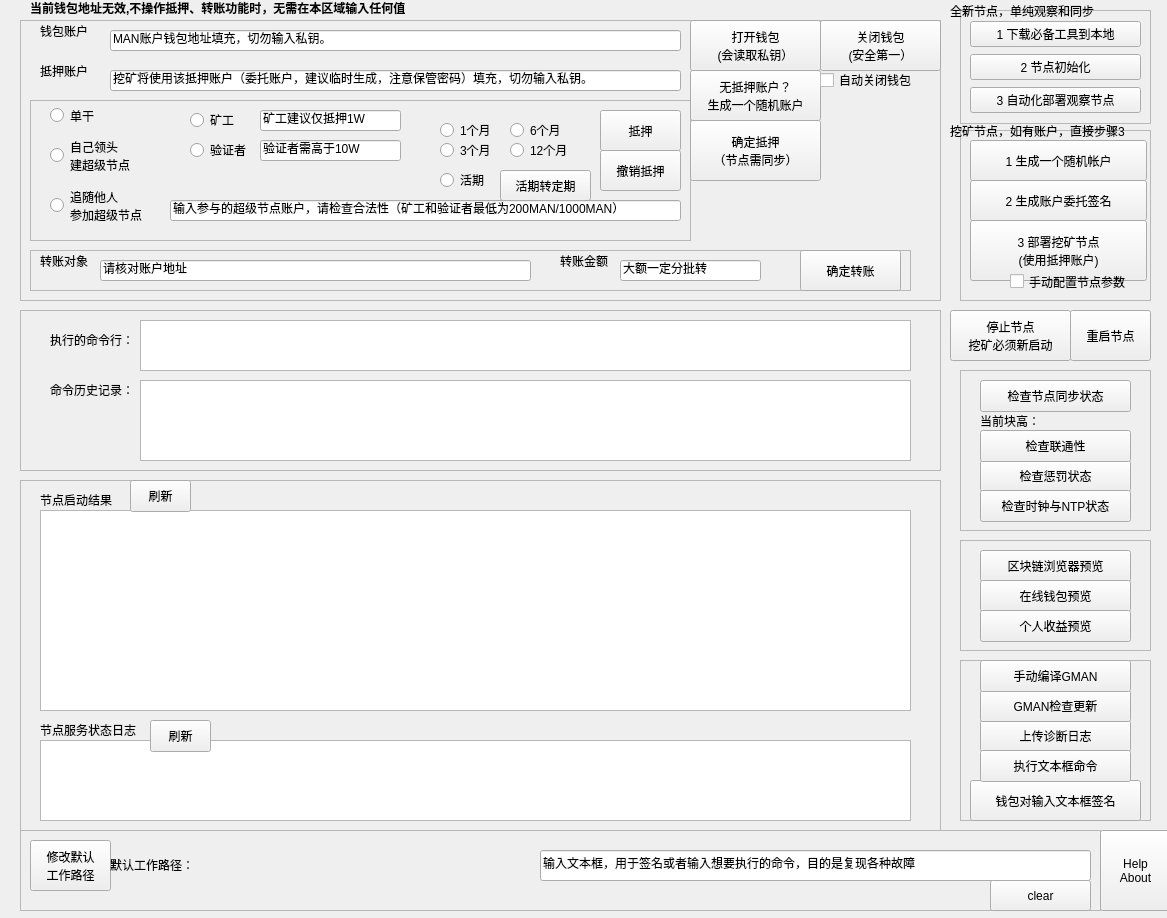
<?xml version="1.0" encoding="UTF-8"?>
<ui version="4.0">
 <class>MainWindow</class>
 <widget class="QMainWindow" name="MainWindow">
  <property name="geometry">
   <rect>
    <x>0</x>
    <y>0</y>
    <width>1167</width>
    <height>918</height>
   </rect>
  </property>
  <property name="windowTitle">
   <string>MATRIX节点部署工具</string>
  </property>
  <widget class="QWidget" name="centralWidget">
   <widget class="QFrame" name="frame">
    <property name="geometry">
     <rect>
      <x>20</x>
      <y>20</y>
      <width>921</width>
      <height>281</height>
     </rect>
    </property>
    <property name="frameShape">
     <enum>QFrame::StyledPanel</enum>
    </property>
    <property name="frameShadow">
     <enum>QFrame::Raised</enum>
    </property>
    <widget class="QPushButton" name="GenerateA1">
     <property name="geometry">
      <rect>
       <x>670</x>
       <y>50</y>
       <width>131</width>
       <height>51</height>
      </rect>
     </property>
     <property name="text">
      <string>无抵押账户？
生成一个随机账户</string>
     </property>
    </widget>
    <widget class="QRadioButton" name="ValidatorradioButton">
     <property name="geometry">
      <rect>
       <x>170</x>
       <y>120</y>
       <width>61</width>
       <height>20</height>
      </rect>
     </property>
     <property name="text">
      <string>验证者</string>
     </property>
    </widget>
    <widget class="QLineEdit" name="VDepositValue">
     <property name="geometry">
      <rect>
       <x>240</x>
       <y>120</y>
       <width>141</width>
       <height>21</height>
      </rect>
     </property>
     <property name="text">
      <string>验证者需高于10W</string>
     </property>
    </widget>
    <widget class="QLabel" name="label_3">
     <property name="geometry">
      <rect>
       <x>20</x>
       <y>0</y>
       <width>51</width>
       <height>21</height>
      </rect>
     </property>
     <property name="text">
      <string>钱包账户</string>
     </property>
    </widget>
    <widget class="QLineEdit" name="WalletAddress">
     <property name="geometry">
      <rect>
       <x>90</x>
       <y>10</y>
       <width>571</width>
       <height>21</height>
      </rect>
     </property>
     <property name="text">
      <string>MAN账户钱包地址填充，切勿输入私钥。</string>
     </property>
    </widget>
    <widget class="QLabel" name="label_10">
     <property name="geometry">
      <rect>
       <x>20</x>
       <y>40</y>
       <width>51</width>
       <height>21</height>
      </rect>
     </property>
     <property name="text">
      <string>抵押账户</string>
     </property>
    </widget>
    <widget class="QLineEdit" name="entrustAccount">
     <property name="geometry">
      <rect>
       <x>90</x>
       <y>50</y>
       <width>571</width>
       <height>21</height>
      </rect>
     </property>
     <property name="text">
      <string>挖矿将使用该抵押账户（委托账户，建议临时生成，注意保管密码）填充，切勿输入私钥。</string>
     </property>
    </widget>
    <widget class="QPushButton" name="CloseWallet">
     <property name="geometry">
      <rect>
       <x>800</x>
       <y>0</y>
       <width>121</width>
       <height>51</height>
      </rect>
     </property>
     <property name="text">
      <string>关闭钱包
(安全第一）</string>
     </property>
    </widget>
    <widget class="QPushButton" name="ConfirmWalletOP">
     <property name="geometry">
      <rect>
       <x>670</x>
       <y>100</y>
       <width>131</width>
       <height>61</height>
      </rect>
     </property>
     <property name="text">
      <string>确定抵押
（节点需同步）</string>
     </property>
    </widget>
    <widget class="QPushButton" name="OpenWallet">
     <property name="geometry">
      <rect>
       <x>670</x>
       <y>0</y>
       <width>131</width>
       <height>51</height>
      </rect>
     </property>
     <property name="text">
      <string>打开钱包
(会读取私钥）</string>
     </property>
    </widget>
    <widget class="QCheckBox" name="AutoCloseWallet">
     <property name="geometry">
      <rect>
       <x>800</x>
       <y>50</y>
       <width>101</width>
       <height>20</height>
      </rect>
     </property>
     <property name="text">
      <string>自动关闭钱包</string>
     </property>
    </widget>
    <widget class="QFrame" name="frame_10">
     <property name="geometry">
      <rect>
       <x>10</x>
       <y>80</y>
       <width>661</width>
       <height>141</height>
      </rect>
     </property>
     <property name="frameShape">
      <enum>QFrame::StyledPanel</enum>
     </property>
     <property name="frameShadow">
      <enum>QFrame::Raised</enum>
     </property>
     <widget class="QPushButton" name="Current2Fixed">
      <property name="geometry">
       <rect>
        <x>470</x>
        <y>70</y>
        <width>91</width>
        <height>31</height>
       </rect>
      </property>
      <property name="toolTip">
       <string>生成命令行，并启动节点</string>
      </property>
      <property name="text">
       <string>活期转定期</string>
      </property>
     </widget>
     <widget class="QRadioButton" name="FollowSuperNode">
      <property name="geometry">
       <rect>
        <x>20</x>
        <y>80</y>
        <width>100</width>
        <height>51</height>
       </rect>
      </property>
      <property name="text">
       <string>追随他人
参加超级节点</string>
      </property>
     </widget>
     <widget class="QRadioButton" name="Fixed3MradioButton">
      <property name="geometry">
       <rect>
        <x>410</x>
        <y>40</y>
        <width>61</width>
        <height>20</height>
       </rect>
      </property>
      <property name="text">
       <string>3个月</string>
      </property>
     </widget>
     <widget class="QRadioButton" name="Fixed6MradioButton">
      <property name="geometry">
       <rect>
        <x>480</x>
        <y>20</y>
        <width>61</width>
        <height>20</height>
       </rect>
      </property>
      <property name="text">
       <string>6个月</string>
      </property>
     </widget>
     <widget class="QRadioButton" name="CurrentradioButton">
      <property name="geometry">
       <rect>
        <x>410</x>
        <y>70</y>
        <width>61</width>
        <height>20</height>
       </rect>
      </property>
      <property name="text">
       <string>活期</string>
      </property>
     </widget>
     <widget class="QPushButton" name="Deposit">
      <property name="geometry">
       <rect>
        <x>570</x>
        <y>10</y>
        <width>81</width>
        <height>41</height>
       </rect>
      </property>
      <property name="toolTip">
       <string>生成命令行，并启动节点</string>
      </property>
      <property name="text">
       <string>抵押</string>
      </property>
     </widget>
     <widget class="QPushButton" name="DecreaseDeposit">
      <property name="geometry">
       <rect>
        <x>570</x>
        <y>50</y>
        <width>81</width>
        <height>41</height>
       </rect>
      </property>
      <property name="toolTip">
       <string>生成命令行，并启动节点</string>
      </property>
      <property name="text">
       <string>撤销抵押</string>
      </property>
     </widget>
     <widget class="QRadioButton" name="Fixed1MradioButton">
      <property name="geometry">
       <rect>
        <x>410</x>
        <y>20</y>
        <width>61</width>
        <height>20</height>
       </rect>
      </property>
      <property name="text">
       <string>1个月</string>
      </property>
     </widget>
     <widget class="QRadioButton" name="Fixed12Mradiobutton">
      <property name="geometry">
       <rect>
        <x>480</x>
        <y>40</y>
        <width>61</width>
        <height>20</height>
       </rect>
      </property>
      <property name="text">
       <string>12个月</string>
      </property>
     </widget>
     <widget class="QLineEdit" name="WorkAccount">
      <property name="geometry">
       <rect>
        <x>140</x>
        <y>100</y>
        <width>511</width>
        <height>21</height>
       </rect>
      </property>
      <property name="text">
       <string>输入参与的超级节点账户，请检查合法性（矿工和验证者最低为200MAN/1000MAN）</string>
      </property>
     </widget>
     <widget class="QRadioButton" name="CreateSuperNode">
      <property name="geometry">
       <rect>
        <x>20</x>
        <y>30</y>
        <width>100</width>
        <height>51</height>
       </rect>
      </property>
      <property name="text">
       <string>自己领头
建超级节点</string>
      </property>
     </widget>
     <widget class="QRadioButton" name="NormalNode">
      <property name="geometry">
       <rect>
        <x>20</x>
        <y>0</y>
        <width>100</width>
        <height>31</height>
       </rect>
      </property>
      <property name="text">
       <string>单干</string>
      </property>
     </widget>
     <widget class="QLineEdit" name="MDepositValue">
      <property name="geometry">
       <rect>
        <x>230</x>
        <y>10</y>
        <width>141</width>
        <height>21</height>
       </rect>
      </property>
      <property name="text">
       <string>矿工建议仅抵押1W</string>
      </property>
     </widget>
     <widget class="QRadioButton" name="MinerradioButton">
      <property name="geometry">
       <rect>
        <x>160</x>
        <y>10</y>
        <width>51</width>
        <height>20</height>
       </rect>
      </property>
      <property name="text">
       <string>矿工 </string>
      </property>
     </widget>
    </widget>
    <widget class="QLabel" name="label_9">
     <property name="geometry">
      <rect>
       <x>540</x>
       <y>230</y>
       <width>51</width>
       <height>21</height>
      </rect>
     </property>
     <property name="text">
      <string>转账金额</string>
     </property>
    </widget>
    <widget class="QFrame" name="frame_11">
     <property name="geometry">
      <rect>
       <x>10</x>
       <y>230</y>
       <width>881</width>
       <height>41</height>
      </rect>
     </property>
     <property name="frameShape">
      <enum>QFrame::StyledPanel</enum>
     </property>
     <property name="frameShadow">
      <enum>QFrame::Raised</enum>
     </property>
     <widget class="QLineEdit" name="TransferWalletAddress">
      <property name="geometry">
       <rect>
        <x>70</x>
        <y>10</y>
        <width>431</width>
        <height>21</height>
       </rect>
      </property>
      <property name="text">
       <string>请核对账户地址</string>
      </property>
     </widget>
     <widget class="QLabel" name="label_4">
      <property name="geometry">
       <rect>
        <x>10</x>
        <y>0</y>
        <width>51</width>
        <height>21</height>
       </rect>
      </property>
      <property name="text">
       <string>转账对象</string>
      </property>
     </widget>
     <widget class="QPushButton" name="TransferCash">
      <property name="geometry">
       <rect>
        <x>770</x>
        <y>0</y>
        <width>101</width>
        <height>41</height>
       </rect>
      </property>
      <property name="text">
       <string>确定转账</string>
      </property>
     </widget>
     <widget class="QLineEdit" name="TransferValue">
      <property name="geometry">
       <rect>
        <x>590</x>
        <y>10</y>
        <width>141</width>
        <height>21</height>
       </rect>
      </property>
      <property name="text">
       <string>大额一定分批转</string>
      </property>
     </widget>
    </widget>
    <zorder>frame_11</zorder>
    <zorder>frame_10</zorder>
    <zorder>GenerateA1</zorder>
    <zorder>ValidatorradioButton</zorder>
    <zorder>VDepositValue</zorder>
    <zorder>label_3</zorder>
    <zorder>WalletAddress</zorder>
    <zorder>label_10</zorder>
    <zorder>entrustAccount</zorder>
    <zorder>CloseWallet</zorder>
    <zorder>ConfirmWalletOP</zorder>
    <zorder>OpenWallet</zorder>
    <zorder>AutoCloseWallet</zorder>
    <zorder>label_9</zorder>
   </widget>
   <widget class="QFrame" name="frame_2">
    <property name="geometry">
     <rect>
      <x>960</x>
      <y>10</y>
      <width>191</width>
      <height>114</height>
     </rect>
    </property>
    <property name="frameShape">
     <enum>QFrame::StyledPanel</enum>
    </property>
    <property name="frameShadow">
     <enum>QFrame::Raised</enum>
    </property>
    <layout class="QVBoxLayout" name="verticalLayout">
     <item>
      <widget class="QPushButton" name="DownloadTools">
       <property name="toolTip">
        <string>从MATRIX主页下载文件，并放到当前目录下，下载后自动解压，并放在Work目录下</string>
       </property>
       <property name="layoutDirection">
        <enum>Qt::LeftToRight</enum>
       </property>
       <property name="text">
        <string>1 下载必备工具到本地</string>
       </property>
      </widget>
     </item>
     <item>
      <widget class="QPushButton" name="NodeInit">
       <property name="toolTip">
        <string>生成MAN.json文件，只需要运行一次</string>
       </property>
       <property name="layoutDirection">
        <enum>Qt::LeftToRight</enum>
       </property>
       <property name="text">
        <string>2 节点初始化</string>
       </property>
      </widget>
     </item>
     <item>
      <widget class="QPushButton" name="NewNodeDepoly">
       <property name="toolTip">
        <string>启动一个观察节点，其中这个节点可以帮助同步，如果不能正确启动，请运行本框内的步骤1和2</string>
       </property>
       <property name="layoutDirection">
        <enum>Qt::LeftToRight</enum>
       </property>
       <property name="text">
        <string>3 自动化部署观察节点</string>
       </property>
      </widget>
     </item>
    </layout>
   </widget>
   <widget class="QFrame" name="frame_3">
    <property name="geometry">
     <rect>
      <x>960</x>
      <y>370</y>
      <width>191</width>
      <height>161</height>
     </rect>
    </property>
    <property name="frameShape">
     <enum>QFrame::StyledPanel</enum>
    </property>
    <property name="frameShadow">
     <enum>QFrame::Raised</enum>
    </property>
    <widget class="QPushButton" name="CheckPunish">
     <property name="geometry">
      <rect>
       <x>20</x>
       <y>90</y>
       <width>151</width>
       <height>32</height>
      </rect>
     </property>
     <property name="toolTip">
      <string>检查是否在VIP选举中的黑名单。列入黑名单的原因包括端口不开，不出块等。</string>
     </property>
     <property name="text">
      <string>检查惩罚状态</string>
     </property>
    </widget>
    <widget class="QPushButton" name="CheckNodeConnection">
     <property name="geometry">
      <rect>
       <x>20</x>
       <y>60</y>
       <width>151</width>
       <height>32</height>
      </rect>
     </property>
     <property name="toolTip">
      <string>检查本节点是否与其它节点联通</string>
     </property>
     <property name="text">
      <string>检查联通性</string>
     </property>
    </widget>
    <widget class="QPushButton" name="CheckNodeSyncNTP">
     <property name="geometry">
      <rect>
       <x>20</x>
       <y>120</y>
       <width>151</width>
       <height>32</height>
      </rect>
     </property>
     <property name="toolTip">
      <string>检查时钟是否同步，这个是节点不同步或者被列入黑名单的关键</string>
     </property>
     <property name="text">
      <string>检查时钟与NTP状态</string>
     </property>
    </widget>
    <widget class="QPushButton" name="CheckNodeSyncStatus">
     <property name="geometry">
      <rect>
       <x>20</x>
       <y>10</y>
       <width>151</width>
       <height>32</height>
      </rect>
     </property>
     <property name="toolTip">
      <string>通过IPC或者RPC检查本节点的状态</string>
     </property>
     <property name="text">
      <string>检查节点同步状态</string>
     </property>
    </widget>
    <widget class="QLabel" name="labelCurrentBlockHeight">
     <property name="geometry">
      <rect>
       <x>20</x>
       <y>40</y>
       <width>161</width>
       <height>21</height>
      </rect>
     </property>
     <property name="text">
      <string>当前块高：</string>
     </property>
    </widget>
   </widget>
   <widget class="QFrame" name="frame_4">
    <property name="geometry">
     <rect>
      <x>960</x>
      <y>540</y>
      <width>191</width>
      <height>111</height>
     </rect>
    </property>
    <property name="frameShape">
     <enum>QFrame::StyledPanel</enum>
    </property>
    <property name="frameShadow">
     <enum>QFrame::Raised</enum>
    </property>
    <widget class="QPushButton" name="OpenExplorer">
     <property name="geometry">
      <rect>
       <x>20</x>
       <y>10</y>
       <width>151</width>
       <height>32</height>
      </rect>
     </property>
     <property name="toolTip">
      <string>打开MATRIX主页</string>
     </property>
     <property name="text">
      <string>区块链浏览器预览</string>
     </property>
    </widget>
    <widget class="QPushButton" name="OpenExplorerWallet">
     <property name="geometry">
      <rect>
       <x>20</x>
       <y>40</y>
       <width>151</width>
       <height>32</height>
      </rect>
     </property>
     <property name="toolTip">
      <string>打开钱包</string>
     </property>
     <property name="text">
      <string>在线钱包预览</string>
     </property>
    </widget>
    <widget class="QPushButton" name="OpenExplorerAccount">
     <property name="geometry">
      <rect>
       <x>20</x>
       <y>70</y>
       <width>151</width>
       <height>32</height>
      </rect>
     </property>
     <property name="toolTip">
      <string>看看你有多少收益</string>
     </property>
     <property name="text">
      <string>个人收益预览</string>
     </property>
    </widget>
   </widget>
   <widget class="QFrame" name="frame_6">
    <property name="geometry">
     <rect>
      <x>20</x>
      <y>310</y>
      <width>921</width>
      <height>161</height>
     </rect>
    </property>
    <property name="frameShape">
     <enum>QFrame::StyledPanel</enum>
    </property>
    <property name="frameShadow">
     <enum>QFrame::Raised</enum>
    </property>
    <widget class="QLabel" name="label_6">
     <property name="geometry">
      <rect>
       <x>30</x>
       <y>20</y>
       <width>101</width>
       <height>20</height>
      </rect>
     </property>
     <property name="text">
      <string>执行的命令行：</string>
     </property>
    </widget>
    <widget class="QLabel" name="label_7">
     <property name="geometry">
      <rect>
       <x>30</x>
       <y>70</y>
       <width>101</width>
       <height>20</height>
      </rect>
     </property>
     <property name="text">
      <string>命令历史记录：</string>
     </property>
    </widget>
    <widget class="QListWidget" name="listWidget">
     <property name="geometry">
      <rect>
       <x>120</x>
       <y>70</y>
       <width>771</width>
       <height>81</height>
      </rect>
     </property>
    </widget>
    <widget class="QPlainTextEdit" name="cmdLogText">
     <property name="geometry">
      <rect>
       <x>120</x>
       <y>10</y>
       <width>771</width>
       <height>51</height>
      </rect>
     </property>
     <property name="statusTip">
      <string>当前执行的命令，可以copy Paste</string>
     </property>
    </widget>
   </widget>
   <widget class="QFrame" name="frame_7">
    <property name="geometry">
     <rect>
      <x>20</x>
      <y>480</y>
      <width>921</width>
      <height>351</height>
     </rect>
    </property>
    <property name="frameShape">
     <enum>QFrame::StyledPanel</enum>
    </property>
    <property name="frameShadow">
     <enum>QFrame::Raised</enum>
    </property>
    <widget class="QTextBrowser" name="NodeBootLogText">
     <property name="geometry">
      <rect>
       <x>20</x>
       <y>30</y>
       <width>871</width>
       <height>201</height>
      </rect>
     </property>
    </widget>
    <widget class="QTextBrowser" name="NodeServiceText">
     <property name="geometry">
      <rect>
       <x>20</x>
       <y>260</y>
       <width>871</width>
       <height>81</height>
      </rect>
     </property>
    </widget>
    <widget class="QLabel" name="label">
     <property name="geometry">
      <rect>
       <x>20</x>
       <y>10</y>
       <width>81</width>
       <height>20</height>
      </rect>
     </property>
     <property name="text">
      <string>节点启动结果</string>
     </property>
    </widget>
    <widget class="QPushButton" name="NodeStartLogRefresh">
     <property name="geometry">
      <rect>
       <x>110</x>
       <y>0</y>
       <width>61</width>
       <height>32</height>
      </rect>
     </property>
     <property name="toolTip">
      <string>生成命令行，并启动节点</string>
     </property>
     <property name="text">
      <string>刷新</string>
     </property>
    </widget>
    <widget class="QLabel" name="label_5">
     <property name="geometry">
      <rect>
       <x>20</x>
       <y>240</y>
       <width>111</width>
       <height>20</height>
      </rect>
     </property>
     <property name="text">
      <string>节点服务状态日志</string>
     </property>
    </widget>
    <widget class="QPushButton" name="NodeServiceRefresh">
     <property name="geometry">
      <rect>
       <x>130</x>
       <y>240</y>
       <width>61</width>
       <height>32</height>
      </rect>
     </property>
     <property name="toolTip">
      <string>生成命令行，并启动节点</string>
     </property>
     <property name="text">
      <string>刷新</string>
     </property>
    </widget>
   </widget>
   <widget class="QFrame" name="frame_8">
    <property name="geometry">
     <rect>
      <x>20</x>
      <y>830</y>
      <width>1081</width>
      <height>81</height>
     </rect>
    </property>
    <property name="frameShape">
     <enum>QFrame::StyledPanel</enum>
    </property>
    <property name="frameShadow">
     <enum>QFrame::Raised</enum>
    </property>
    <widget class="QPushButton" name="SetDefaultWorkDir">
     <property name="geometry">
      <rect>
       <x>10</x>
       <y>10</y>
       <width>81</width>
       <height>51</height>
      </rect>
     </property>
     <property name="toolTip">
      <string>生成命令行，并启动节点</string>
     </property>
     <property name="text">
      <string>修改默认
工作路径</string>
     </property>
    </widget>
    <widget class="QLabel" name="DefaultWorkDirLabel">
     <property name="geometry">
      <rect>
       <x>90</x>
       <y>19</y>
       <width>421</width>
       <height>31</height>
      </rect>
     </property>
     <property name="text">
      <string>默认工作路径：</string>
     </property>
    </widget>
    <widget class="QLineEdit" name="LineEditInput">
     <property name="geometry">
      <rect>
       <x>520</x>
       <y>20</y>
       <width>551</width>
       <height>31</height>
      </rect>
     </property>
     <property name="text">
      <string>输入文本框，用于签名或者输入想要执行的命令，目的是复现各种故障</string>
     </property>
    </widget>
    <widget class="QPushButton" name="pushButtonClearLineInput">
     <property name="geometry">
      <rect>
       <x>970</x>
       <y>50</y>
       <width>101</width>
       <height>31</height>
      </rect>
     </property>
     <property name="toolTip">
      <string>清除文本命令输入框</string>
     </property>
     <property name="text">
      <string>clear</string>
     </property>
    </widget>
   </widget>
   <widget class="QFrame" name="frame_9">
    <property name="geometry">
     <rect>
      <x>960</x>
      <y>660</y>
      <width>191</width>
      <height>161</height>
     </rect>
    </property>
    <property name="frameShape">
     <enum>QFrame::StyledPanel</enum>
    </property>
    <property name="frameShadow">
     <enum>QFrame::Raised</enum>
    </property>
    <widget class="QPushButton" name="GenerateRandomAccountAddress_2">
     <property name="geometry">
      <rect>
       <x>10</x>
       <y>120</y>
       <width>171</width>
       <height>41</height>
      </rect>
     </property>
     <property name="toolTip">
      <string>对文本框的内容签名，用于各种特殊应用</string>
     </property>
     <property name="text">
      <string>钱包对输入文本框签名</string>
     </property>
    </widget>
    <widget class="QPushButton" name="UploadLog">
     <property name="geometry">
      <rect>
       <x>20</x>
       <y>60</y>
       <width>151</width>
       <height>32</height>
      </rect>
     </property>
     <property name="toolTip">
      <string>上传本地debug日志</string>
     </property>
     <property name="text">
      <string>上传诊断日志</string>
     </property>
    </widget>
    <widget class="QPushButton" name="CheckGMANVersion">
     <property name="geometry">
      <rect>
       <x>20</x>
       <y>30</y>
       <width>151</width>
       <height>32</height>
      </rect>
     </property>
     <property name="toolTip">
      <string>看看是否有新版本GMAN下载</string>
     </property>
     <property name="text">
      <string>GMAN检查更新</string>
     </property>
    </widget>
    <widget class="QPushButton" name="CompileGAN">
     <property name="geometry">
      <rect>
       <x>20</x>
       <y>0</y>
       <width>151</width>
       <height>32</height>
      </rect>
     </property>
     <property name="toolTip">
      <string>下载github源码，然后编译</string>
     </property>
     <property name="text">
      <string>手动编译GMAN</string>
     </property>
    </widget>
    <widget class="QPushButton" name="QPushButtonexecInputCMD">
     <property name="geometry">
      <rect>
       <x>20</x>
       <y>90</y>
       <width>151</width>
       <height>32</height>
      </rect>
     </property>
     <property name="toolTip">
      <string>懒得开界面窗口，直接在文本框执行命令</string>
     </property>
     <property name="text">
      <string>执行文本框命令</string>
     </property>
    </widget>
   </widget>
   <widget class="QFrame" name="frame_5">
    <property name="geometry">
     <rect>
      <x>960</x>
      <y>130</y>
      <width>191</width>
      <height>171</height>
     </rect>
    </property>
    <property name="frameShape">
     <enum>QFrame::StyledPanel</enum>
    </property>
    <property name="frameShadow">
     <enum>QFrame::Raised</enum>
    </property>
    <widget class="QPushButton" name="DeployMinerNode">
     <property name="geometry">
      <rect>
       <x>10</x>
       <y>90</y>
       <width>177</width>
       <height>61</height>
      </rect>
     </property>
     <property name="toolTip">
      <string>&lt;html&gt;&lt;head/&gt;&lt;body&gt;&lt;p&gt;对抵押账户进行部署，并启动。记得一定选择正确的目录。目前会自动在当前目录下建立work目录，然后进入work 目录工作。&lt;/p&gt;&lt;p&gt;chaindata应当放到work目录下。&lt;/p&gt;&lt;p&gt;如果输入密码不对，会启动失败，一定记得输入正确的密码，或者手动配置后输入key密码.&lt;/p&gt;&lt;p&gt;如果命令不对，一定会闪退！&lt;/p&gt;&lt;p&gt;默认密码为：&lt;span style=&quot; font-family:'Menlo'; font-size:18pt; color:#fc0107;&quot;&gt;ABCDabcd1234@1&lt;/span&gt;&lt;/p&gt;&lt;p</string>
     </property>
     <property name="text">
      <string>3 部署挖矿节点
(使用抵押账户)</string>
     </property>
    </widget>
    <widget class="QPushButton" name="GenerateRandomAccountAddress">
     <property name="geometry">
      <rect>
       <x>10</x>
       <y>10</y>
       <width>177</width>
       <height>41</height>
      </rect>
     </property>
     <property name="toolTip">
      <string>需要启动一个gman程序，然后利用IPC命令获得账户，并自动作为抵押账户，当然也可以手动输入抵押账户</string>
     </property>
     <property name="text">
      <string>1 生成一个随机帐户</string>
     </property>
    </widget>
    <widget class="QPushButton" name="GenerateEntrustFile">
     <property name="geometry">
      <rect>
       <x>10</x>
       <y>50</y>
       <width>177</width>
       <height>41</height>
      </rect>
     </property>
     <property name="toolTip">
      <string>对抵押账户的key，生成委托签名，目前用默认密码，对key.json进行加密。
如果手动输入抵押账户需要自行生成key.json</string>
     </property>
     <property name="text">
      <string>2 生成账户委托签名</string>
     </property>
    </widget>
    <widget class="QCheckBox" name="checkboxManualConfigNode">
     <property name="geometry">
      <rect>
       <x>50</x>
       <y>140</y>
       <width>129</width>
       <height>23</height>
      </rect>
     </property>
     <property name="text">
      <string>手动配置节点参数</string>
     </property>
    </widget>
   </widget>
   <widget class="QLabel" name="WalletAddressLabel">
    <property name="geometry">
     <rect>
      <x>30</x>
      <y>0</y>
      <width>1071</width>
      <height>16</height>
     </rect>
    </property>
    <property name="font">
     <font>
      <weight>75</weight>
      <bold>true</bold>
     </font>
    </property>
    <property name="statusTip">
     <string>请检查账户，谨慎操作</string>
    </property>
    <property name="text">
     <string>当前钱包地址无效,不操作抵押、转账功能时，无需在本区域输入任何值</string>
    </property>
   </widget>
   <widget class="QPushButton" name="ResetNode">
    <property name="geometry">
     <rect>
      <x>1070</x>
      <y>310</y>
      <width>81</width>
      <height>51</height>
     </rect>
    </property>
    <property name="toolTip">
     <string>启动节点，目前直接解析上一次的启动命令，然后杀死老节点，再重启。
如果更换节点，建议停止，然后选择其它启动方式</string>
    </property>
    <property name="text">
     <string>重启节点</string>
    </property>
   </widget>
   <widget class="QPushButton" name="StopNode">
    <property name="geometry">
     <rect>
      <x>950</x>
      <y>310</y>
      <width>121</width>
      <height>51</height>
     </rect>
    </property>
    <property name="toolTip">
     <string>当启动正式挖矿后，一定要停用自动部署的观察节点。其中生成随机账户需要用到节点启动</string>
    </property>
    <property name="text">
     <string>停止节点
挖矿必须新启动</string>
    </property>
   </widget>
   <widget class="QPushButton" name="pushButtonAbout">
    <property name="geometry">
     <rect>
      <x>1100</x>
      <y>830</y>
      <width>71</width>
      <height>81</height>
     </rect>
    </property>
    <property name="toolTip">
     <string>帮助大家使用GMAN</string>
    </property>
    <property name="statusTip">
     <string>提供简单帮助与使用说明，包括节点部署与状态检查</string>
    </property>
    <property name="text">
     <string>Help
About</string>
    </property>
   </widget>
   <widget class="QLabel" name="label_8">
    <property name="geometry">
     <rect>
      <x>950</x>
      <y>0</y>
      <width>191</width>
      <height>21</height>
     </rect>
    </property>
    <property name="text">
     <string>全新节点，单纯观察和同步</string>
    </property>
   </widget>
   <widget class="QLabel" name="label_11">
    <property name="geometry">
     <rect>
      <x>950</x>
      <y>120</y>
      <width>201</width>
      <height>21</height>
     </rect>
    </property>
    <property name="text">
     <string>挖矿节点，如有账户，直接步骤3</string>
    </property>
   </widget>
   <zorder>frame</zorder>
   <zorder>frame_9</zorder>
   <zorder>frame_8</zorder>
   <zorder>frame_6</zorder>
   <zorder>frame_3</zorder>
   <zorder>frame_4</zorder>
   <zorder>frame_2</zorder>
   <zorder>frame_5</zorder>
   <zorder>WalletAddressLabel</zorder>
   <zorder>ResetNode</zorder>
   <zorder>StopNode</zorder>
   <zorder>pushButtonAbout</zorder>
   <zorder>label_8</zorder>
   <zorder>label_11</zorder>
   <zorder>frame_7</zorder>
  </widget>
 </widget>
 <resources/>
 <connections/>
</ui>
